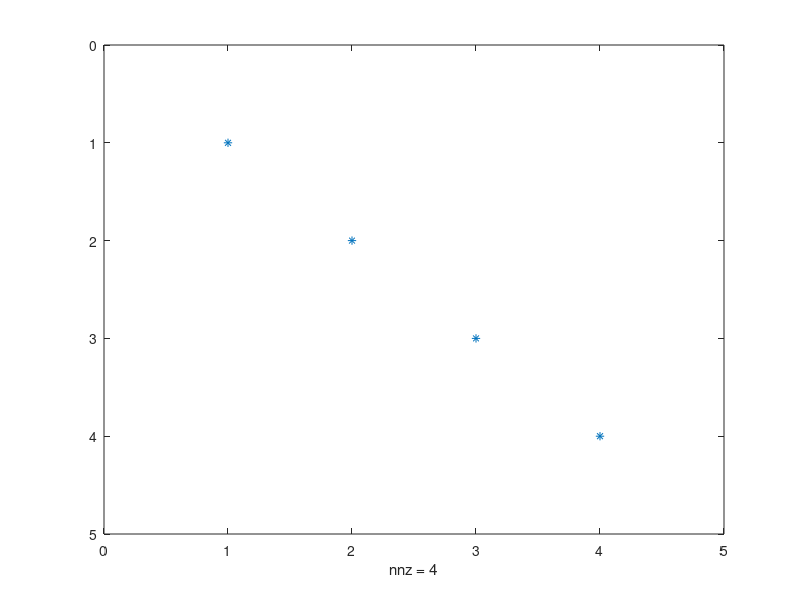

MATLAB code for this plot:
% array initialization

% row vector
x = [1 2 3 4]

% column vector
x = [1;2;3;4]

% colon operator
y = 1:10

% colon operator to get all odd values from 1 to 100
z = 1:2:100

% use linspace to generate a defined number
% of values in a given range

% default is 100 values
a = linspace(0, 1)

% often better to define number of values
% in order to get values which are evenly
% spaced, such as 101 values between 0 and 1
b = linspace(0, 1, 101)

% 2x2 array
g = [1 2;3 4]

% 2x1 array of zeros
z = zeros(2,1)

% 4x3 array of zeros
z = zeros(4,3)

% 1x2 array of ones
ones(1,2)

% 4x4 identity matrix
eye(4)

% "spy" on an array to see what values
% are in an array in a visual manner
spy(eye(4))